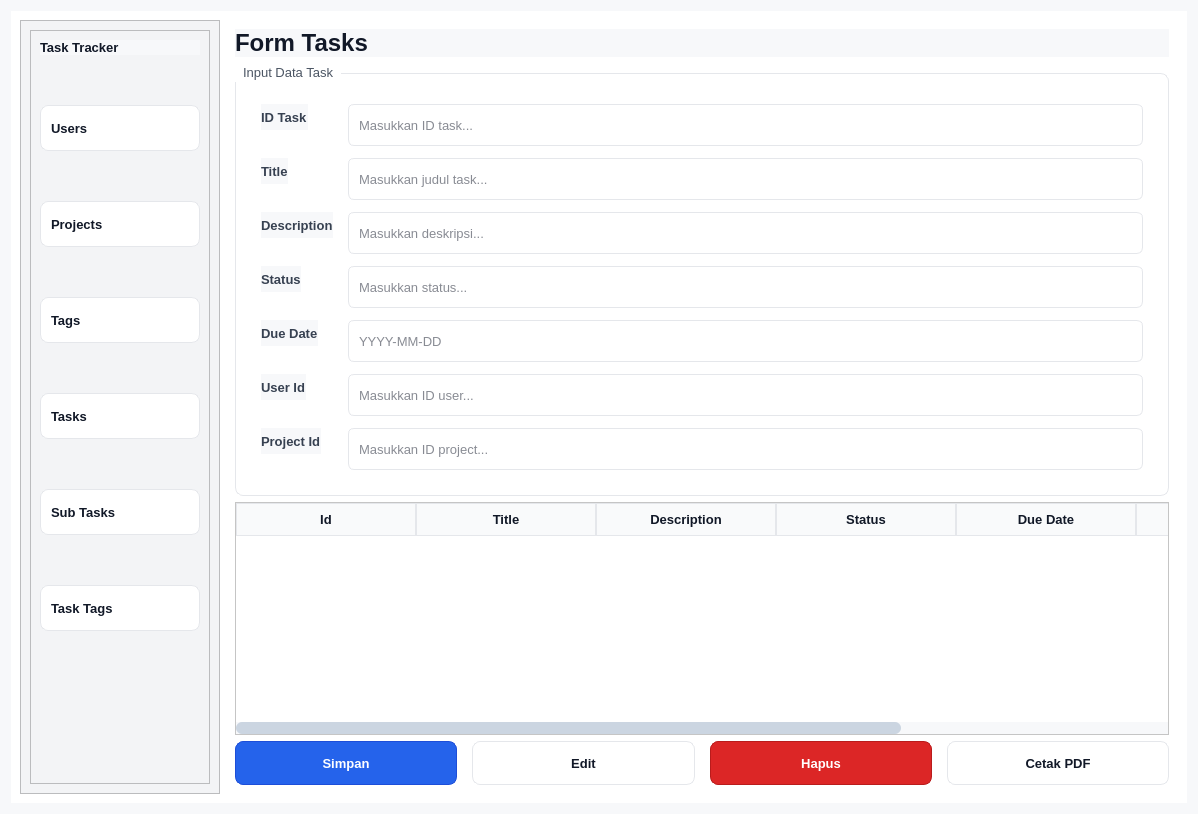
<?xml version="1.0" encoding="UTF-8"?>
<ui version="4.0">
 <class>Form</class>
 <widget class="QWidget" name="Form">
  <property name="geometry">
   <rect>
    <x>0</x>
    <y>0</y>
    <width>1198</width>
    <height>814</height>
   </rect>
  </property>
  <property name="windowTitle">
   <string>Form Tasks</string>
  </property>
  <property name="styleSheet">
   <string notr="true">
* {
  font-family: &quot;Segoe UI&quot;;
  font-size: 10pt;
  color: #111827;
}
QWidget {
  background: #F7F8FA;
}
QFrame#frame_2, QFrame#frame_4 {
  background: #F3F4F6;
}
QFrame#frame_2 {
  border-right: 1px solid #E5E7EB;
}
QFrame#frame, QFrame#frame_3 {
  background: #FFFFFF;
  border: none;
}
QLabel#label {
  font-size: 18pt;
  font-weight: 700;
  color: #111827;
}
QLabel#label_id, QLabel#label_title, QLabel#label_desc, QLabel#label_status, QLabel#label_date, QLabel#label_userId, QLabel#label_projectId {
  font-weight: 600;
  color: #374151;
}
QPushButton {
  background-color: #FFFFFF;
  border: 1px solid #E5E7EB;
  border-radius: 8px;
  padding: 6px 12px;
  color: #111827;
  font-weight: 600;
  min-height: 30px;
  qproperty-cursor: pointingHandCursor;
}
QPushButton:hover {
  background-color: #F3F4F6;
}
QPushButton:pressed {
  background-color: #E5E7EB;
}
QPushButton:disabled {
  color: #9CA3AF;
  background-color: #F3F4F6;
  border-color: #E5E7EB;
}
QFrame#frame_4 QPushButton {
  text-align: left;
  padding: 6px 10px;
  min-height: 32px;
}
QFrame#frame_4 QPushButton:hover {
  background: #F3F4F6;
}
QFrame#frame_4 QPushButton:pressed {
  background: #E5F0FF;
  border-color: #2563EB;
  color: #1D4ED8;
}
QPushButton#pushButton_7 {
  background-color: #2563EB;
  color: #FFFFFF;
  border: 1px solid #1D4ED8;
}
QPushButton#pushButton_7:hover { background-color: #1D4ED8; }
QPushButton#pushButton_7:pressed { background-color: #1E40AF; }
QPushButton#pushButton_8 {}
QPushButton#pushButton_9 {
  background-color: #DC2626;
  color: #FFFFFF;
  border: 1px solid #B91C1C;
}
QPushButton#pushButton_9:hover { background-color: #B91C1C; }
QPushButton#pushButton_9:pressed { background-color: #991B1B;
}
QLineEdit, QPlainTextEdit, QTextEdit, QComboBox, QSpinBox, QDoubleSpinBox, QDateEdit, QTimeEdit, QDateTimeEdit {
  background: #FFFFFF;
  border: 1px solid #E5E7EB;
  border-radius: 6px;
  padding: 6px 8px;
  min-height: 28px;
}
QLineEdit:focus, QPlainTextEdit:focus, QTextEdit:focus, QComboBox:focus,
QSpinBox:focus, QDoubleSpinBox:focus, QDateEdit:focus, QTimeEdit:focus, QDateTimeEdit:focus {
  border-color: #2563EB;
}
QLineEdit:disabled, QComboBox:disabled {
  background-color: #F3F4F6;
  color: #9CA3AF;
}
QTableView, QTableWidget {
  background: #FFFFFF;
  gridline-color: #E5E7EB;
  selection-background-color: #E5F0FF;
  selection-color: #111827;
  alternate-background-color: #F9FAFB;
}
QHeaderView::section {
  background: #F9FAFB;
  color: #111827;
  padding: 6px 8px;
  border: 1px solid #E5E7EB;
  font-weight: 600;
}
QTableCornerButton::section {
  background: #F9FAFB;
  border: 1px solid #E5E7EB;
}
QTableView::item {
  padding: 4px 8px;
}
QGroupBox {
  border: 1px solid #E5E7EB;
  border-radius: 8px;
  margin-top: 10px;
  background: #FFFFFF;
  padding: 15px;
}
QGroupBox::title {
  subcontrol-origin: margin;
  subcontrol-position: top left;
  padding: 2px 6px;
  color: #4B5563;
  font-weight: 600;
}
QScrollBar:vertical {
  background: transparent;
  width: 12px;
  margin: 0px;
}
QScrollBar::handle:vertical {
  background: #CBD5E1;
  border-radius: 6px;
  min-height: 24px;
}
QScrollBar::handle:vertical:hover { background: #94A3B8; }
QScrollBar::add-line:vertical, QScrollBar::sub-line:vertical { height: 0; }
QScrollBar:horizontal {
  background: transparent;
  height: 12px;
  margin: 0px;
}
QScrollBar::handle:horizontal {
  background: #CBD5E1;
  border-radius: 6px;
  min-width: 24px;
}
QScrollBar::handle:horizontal:hover { background: #94A3B8; }
QScrollBar::add-line:horizontal, QScrollBar::sub-line:horizontal { width: 0;
}
</string>
  </property>
  <layout class="QVBoxLayout" name="verticalLayout">
   <item>
    <widget class="QFrame" name="frame">
     <property name="styleSheet">
      <string notr="true"/>
     </property>
     <property name="frameShape">
      <enum>QFrame::StyledPanel</enum>
     </property>
     <property name="frameShadow">
      <enum>QFrame::Raised</enum>
     </property>
     <layout class="QHBoxLayout" name="horizontalLayout">
      <item>
       <widget class="QFrame" name="frame_2">
        <property name="minimumSize">
         <size>
          <width>200</width>
          <height>0</height>
         </size>
        </property>
        <property name="styleSheet">
         <string notr="true"/>
        </property>
        <property name="frameShape">
         <enum>QFrame::StyledPanel</enum>
        </property>
        <property name="frameShadow">
         <enum>QFrame::Raised</enum>
        </property>
        <layout class="QVBoxLayout" name="verticalLayout_2">
         <item>
          <widget class="QFrame" name="frame_4">
           <property name="styleSheet">
            <string notr="true"/>
           </property>
           <property name="frameShape">
            <enum>QFrame::StyledPanel</enum>
           </property>
           <property name="frameShadow">
            <enum>QFrame::Raised</enum>
           </property>
           <layout class="QVBoxLayout" name="verticalLayout_3">
            <property name="spacing">
             <number>50</number>
            </property>
            <item>
             <widget class="QLabel" name="label_2">
              <property name="font">
               <font>
                <family>Segoe UI</family>
                <pointsize>10</pointsize>
                <weight>75</weight>
                <bold>true</bold>
               </font>
              </property>
              <property name="text">
               <string>Task Tracker</string>
              </property>
             </widget>
            </item>
            <item>
             <widget class="QPushButton" name="pushButton">
              <property name="font">
               <font>
                <family>Segoe UI</family>
                <pointsize>10</pointsize>
                <weight>75</weight>
                <bold>true</bold>
               </font>
              </property>
              <property name="cursor">
               <cursorShape>PointingHandCursor</cursorShape>
              </property>
              <property name="styleSheet">
               <string notr="true"/>
              </property>
              <property name="text">
               <string>Users</string>
              </property>
             </widget>
            </item>
            <item>
             <widget class="QPushButton" name="pushButton_4">
              <property name="font">
               <font>
                <family>Segoe UI</family>
                <pointsize>10</pointsize>
                <weight>75</weight>
                <bold>true</bold>
               </font>
              </property>
              <property name="cursor">
               <cursorShape>PointingHandCursor</cursorShape>
              </property>
              <property name="text">
               <string>Projects</string>
              </property>
             </widget>
            </item>
            <item>
             <widget class="QPushButton" name="pushButton_5">
              <property name="font">
               <font>
                <family>Segoe UI</family>
                <pointsize>10</pointsize>
                <weight>75</weight>
                <bold>true</bold>
               </font>
              </property>
              <property name="cursor">
               <cursorShape>PointingHandCursor</cursorShape>
              </property>
              <property name="text">
               <string>Tags</string>
              </property>
             </widget>
            </item>
            <item>
             <widget class="QPushButton" name="pushButton_2">
              <property name="font">
               <font>
                <family>Segoe UI</family>
                <pointsize>10</pointsize>
                <weight>75</weight>
                <bold>true</bold>
               </font>
              </property>
              <property name="cursor">
               <cursorShape>PointingHandCursor</cursorShape>
              </property>
              <property name="styleSheet">
               <string notr="true"/>
              </property>
              <property name="text">
               <string>Tasks</string>
              </property>
             </widget>
            </item>
            <item>
             <widget class="QPushButton" name="pushButton_6">
              <property name="font">
               <font>
                <family>Segoe UI</family>
                <pointsize>10</pointsize>
                <weight>75</weight>
                <bold>true</bold>
               </font>
              </property>
              <property name="cursor">
               <cursorShape>PointingHandCursor</cursorShape>
              </property>
              <property name="text">
               <string>Sub Tasks</string>
              </property>
             </widget>
            </item>
            <item>
             <widget class="QPushButton" name="pushButton_3">
              <property name="font">
               <font>
                <family>Segoe UI</family>
                <pointsize>10</pointsize>
                <weight>75</weight>
                <bold>true</bold>
               </font>
              </property>
              <property name="cursor">
               <cursorShape>PointingHandCursor</cursorShape>
              </property>
              <property name="styleSheet">
               <string notr="true"/>
              </property>
              <property name="text">
               <string>Task Tags</string>
              </property>
             </widget>
            </item>
            <item>
             <spacer name="verticalSpacer">
              <property name="orientation">
               <enum>Qt::Vertical</enum>
              </property>
              <property name="sizeHint" stdset="0">
               <size>
                <width>20</width>
                <height>40</height>
               </size>
              </property>
             </spacer>
            </item>
           </layout>
          </widget>
         </item>
        </layout>
       </widget>
      </item>
      <item>
       <widget class="QFrame" name="frame_3">
        <property name="minimumSize">
         <size>
          <width>800</width>
          <height>0</height>
         </size>
        </property>
        <property name="styleSheet">
         <string notr="true"/>
        </property>
        <property name="frameShape">
         <enum>QFrame::StyledPanel</enum>
        </property>
        <property name="frameShadow">
         <enum>QFrame::Raised</enum>
        </property>
        <layout class="QVBoxLayout" name="verticalLayout_4">
         <item>
          <widget class="QLabel" name="label">
           <property name="font">
            <font>
             <family>Segoe UI</family>
             <pointsize>18</pointsize>
             <weight>87</weight>
             <bold>true</bold>
            </font>
           </property>
           <property name="styleSheet">
            <string notr="true"/>
           </property>
           <property name="text">
            <string>Form Tasks</string>
           </property>
          </widget>
         </item>
         <item>
          <widget class="QGroupBox" name="groupBoxInput">
           <property name="title">
            <string>Input Data Task</string>
           </property>
           <layout class="QFormLayout" name="formLayout">
            <property name="horizontalSpacing">
             <number>15</number>
            </property>
            <property name="verticalSpacing">
             <number>12</number>
            </property>
            <property name="leftMargin">
             <number>10</number>
            </property>
            <property name="topMargin">
             <number>15</number>
            </property>
            <property name="rightMargin">
             <number>10</number>
            </property>
            <property name="bottomMargin">
             <number>10</number>
            </property>
            <item row="0" column="0">
             <widget class="QLabel" name="label_id">
              <property name="font">
               <font>
                <family>Segoe UI</family>
                <pointsize>10</pointsize>
                <weight>75</weight>
                <bold>true</bold>
               </font>
              </property>
              <property name="text">
               <string>ID Task</string>
              </property>
             </widget>
            </item>
            <item row="0" column="1">
             <widget class="QLineEdit" name="lineEdit_id">
              <property name="font">
               <font>
                <family>Segoe UI</family>
                <pointsize>10</pointsize>
               </font>
              </property>
              <property name="placeholderText">
               <string>Masukkan ID task...</string>
              </property>
             </widget>
            </item>
            <item row="1" column="0">
             <widget class="QLabel" name="label_title">
              <property name="font">
               <font>
                <family>Segoe UI</family>
                <pointsize>10</pointsize>
                <weight>75</weight>
                <bold>true</bold>
               </font>
              </property>
              <property name="text">
               <string>Title</string>
              </property>
             </widget>
            </item>
            <item row="1" column="1">
             <widget class="QLineEdit" name="lineEdit_title">
              <property name="font">
               <font>
                <family>Segoe UI</family>
                <pointsize>10</pointsize>
               </font>
              </property>
              <property name="placeholderText">
               <string>Masukkan judul task...</string>
              </property>
             </widget>
            </item>
            <item row="2" column="0">
             <widget class="QLabel" name="label_desc">
              <property name="font">
               <font>
                <family>Segoe UI</family>
                <pointsize>10</pointsize>
                <weight>75</weight>
                <bold>true</bold>
               </font>
              </property>
              <property name="text">
               <string>Description</string>
              </property>
             </widget>
            </item>
            <item row="2" column="1">
             <widget class="QLineEdit" name="lineEdit_description">
              <property name="font">
               <font>
                <family>Segoe UI</family>
                <pointsize>10</pointsize>
               </font>
              </property>
              <property name="placeholderText">
               <string>Masukkan deskripsi...</string>
              </property>
             </widget>
            </item>
            <item row="3" column="0">
             <widget class="QLabel" name="label_status">
              <property name="font">
               <font>
                <family>Segoe UI</family>
                <pointsize>10</pointsize>
                <weight>75</weight>
                <bold>true</bold>
               </font>
              </property>
              <property name="text">
               <string>Status</string>
              </property>
             </widget>
            </item>
            <item row="3" column="1">
             <widget class="QLineEdit" name="lineEdit_status">
              <property name="font">
               <font>
                <family>Segoe UI</family>
                <pointsize>10</pointsize>
               </font>
              </property>
              <property name="placeholderText">
               <string>Masukkan status...</string>
              </property>
             </widget>
            </item>
            <item row="4" column="0">
             <widget class="QLabel" name="label_date">
              <property name="font">
               <font>
                <family>Segoe UI</family>
                <pointsize>10</pointsize>
                <weight>75</weight>
                <bold>true</bold>
               </font>
              </property>
              <property name="text">
               <string>Due Date</string>
              </property>
             </widget>
            </item>
            <item row="4" column="1">
             <widget class="QLineEdit" name="lineEdit_dueDate">
              <property name="font">
               <font>
                <family>Segoe UI</family>
                <pointsize>10</pointsize>
               </font>
              </property>
              <property name="placeholderText">
               <string>YYYY-MM-DD</string>
              </property>
             </widget>
            </item>
            <item row="5" column="0">
             <widget class="QLabel" name="label_userId">
              <property name="font">
               <font>
                <family>Segoe UI</family>
                <pointsize>10</pointsize>
                <weight>75</weight>
                <bold>true</bold>
               </font>
              </property>
              <property name="text">
               <string>User Id</string>
              </property>
             </widget>
            </item>
            <item row="5" column="1">
             <widget class="QLineEdit" name="lineEdit_userId">
              <property name="font">
               <font>
                <family>Segoe UI</family>
                <pointsize>10</pointsize>
               </font>
              </property>
              <property name="placeholderText">
               <string>Masukkan ID user...</string>
              </property>
             </widget>
            </item>
            <item row="6" column="0">
             <widget class="QLabel" name="label_projectId">
              <property name="font">
               <font>
                <family>Segoe UI</family>
                <pointsize>10</pointsize>
                <weight>75</weight>
                <bold>true</bold>
               </font>
              </property>
              <property name="text">
               <string>Project Id</string>
              </property>
             </widget>
            </item>
            <item row="6" column="1">
             <widget class="QLineEdit" name="lineEdit_projectId">
              <property name="font">
               <font>
                <family>Segoe UI</family>
                <pointsize>10</pointsize>
               </font>
              </property>
              <property name="placeholderText">
               <string>Masukkan ID project...</string>
              </property>
             </widget>
            </item>
           </layout>
          </widget>
         </item>
         <item>
          <widget class="QTableWidget" name="tableWidget">
           <property name="font">
            <font>
             <family>Segoe UI</family>
             <pointsize>10</pointsize>
            </font>
           </property>
           <property name="cursor" stdset="0">
            <cursorShape>PointingHandCursor</cursorShape>
           </property>
           <property name="styleSheet">
            <string notr="true"/>
           </property>
           <property name="frameShadow">
            <enum>QFrame::Plain</enum>
           </property>
           <property name="horizontalScrollMode">
            <enum>QAbstractItemView::ScrollPerItem</enum>
           </property>
           <property name="wordWrap">
            <bool>false</bool>
           </property>
           <attribute name="horizontalHeaderVisible">
            <bool>true</bool>
           </attribute>
           <attribute name="horizontalHeaderCascadingSectionResizes">
            <bool>true</bool>
           </attribute>
           <attribute name="horizontalHeaderMinimumSectionSize">
            <number>120</number>
           </attribute>
           <attribute name="horizontalHeaderDefaultSectionSize">
            <number>180</number>
           </attribute>
           <attribute name="horizontalHeaderHighlightSections">
            <bool>true</bool>
           </attribute>
           <attribute name="horizontalHeaderShowSortIndicator" stdset="0">
            <bool>false</bool>
           </attribute>
           <attribute name="horizontalHeaderStretchLastSection">
            <bool>true</bool>
           </attribute>
           <attribute name="verticalHeaderCascadingSectionResizes">
            <bool>false</bool>
           </attribute>
           <attribute name="verticalHeaderHighlightSections">
            <bool>true</bool>
           </attribute>
           <attribute name="verticalHeaderStretchLastSection">
            <bool>false</bool>
           </attribute>
           <column>
            <property name="text">
             <string>Id</string>
            </property>
            <property name="textAlignment">
             <set>AlignCenter</set>
            </property>
           </column>
           <column>
            <property name="text">
             <string>Title</string>
            </property>
            <property name="textAlignment">
             <set>AlignCenter</set>
            </property>
           </column>
           <column>
            <property name="text">
             <string>Description</string>
            </property>
            <property name="textAlignment">
             <set>AlignCenter</set>
            </property>
           </column>
           <column>
            <property name="text">
             <string>Status</string>
            </property>
            <property name="textAlignment">
             <set>AlignCenter</set>
            </property>
           </column>
           <column>
            <property name="text">
             <string>Due Date</string>
            </property>
            <property name="textAlignment">
             <set>AlignCenter</set>
            </property>
           </column>
           <column>
            <property name="text">
             <string>User Id</string>
            </property>
            <property name="textAlignment">
             <set>AlignCenter</set>
            </property>
           </column>
           <column>
            <property name="text">
             <string>Project Id</string>
            </property>
            <property name="textAlignment">
             <set>AlignCenter</set>
            </property>
           </column>
          </widget>
         </item>
         <item>
          <layout class="QHBoxLayout" name="horizontalLayout_2">
           <property name="spacing">
            <number>15</number>
           </property>
           <item>
            <widget class="QPushButton" name="pushButton_7">
             <property name="font">
              <font>
               <family>Segoe UI</family>
               <pointsize>10</pointsize>
               <weight>75</weight>
               <bold>true</bold>
              </font>
             </property>
             <property name="cursor">
              <cursorShape>PointingHandCursor</cursorShape>
             </property>
             <property name="text">
              <string>Simpan</string>
             </property>
            </widget>
           </item>
           <item>
            <widget class="QPushButton" name="pushButton_8">
             <property name="font">
              <font>
               <family>Segoe UI</family>
               <pointsize>10</pointsize>
               <weight>75</weight>
               <bold>true</bold>
              </font>
             </property>
             <property name="cursor">
              <cursorShape>PointingHandCursor</cursorShape>
             </property>
             <property name="text">
              <string>Edit</string>
             </property>
            </widget>
           </item>
           <item>
            <widget class="QPushButton" name="pushButton_9">
             <property name="font">
              <font>
               <family>Segoe UI</family>
               <pointsize>10</pointsize>
               <weight>75</weight>
               <bold>true</bold>
              </font>
             </property>
             <property name="cursor">
              <cursorShape>PointingHandCursor</cursorShape>
             </property>
             <property name="text">
              <string>Hapus</string>
             </property>
            </widget>
           </item>
           <item>
            <widget class="QPushButton" name="pushButton_cetak">
             <property name="font">
              <font>
               <family>Segoe UI</family>
               <pointsize>10</pointsize>
               <weight>75</weight>
               <bold>true</bold>
              </font>
             </property>
             <property name="cursor">
              <cursorShape>PointingHandCursor</cursorShape>
             </property>
             <property name="text">
              <string>Cetak PDF</string>
             </property>
            </widget>
           </item>
          </layout>
         </item>
        </layout>
       </widget>
      </item>
     </layout>
    </widget>
   </item>
  </layout>
 </widget>
 <resources/>
 <connections/>
</ui>
